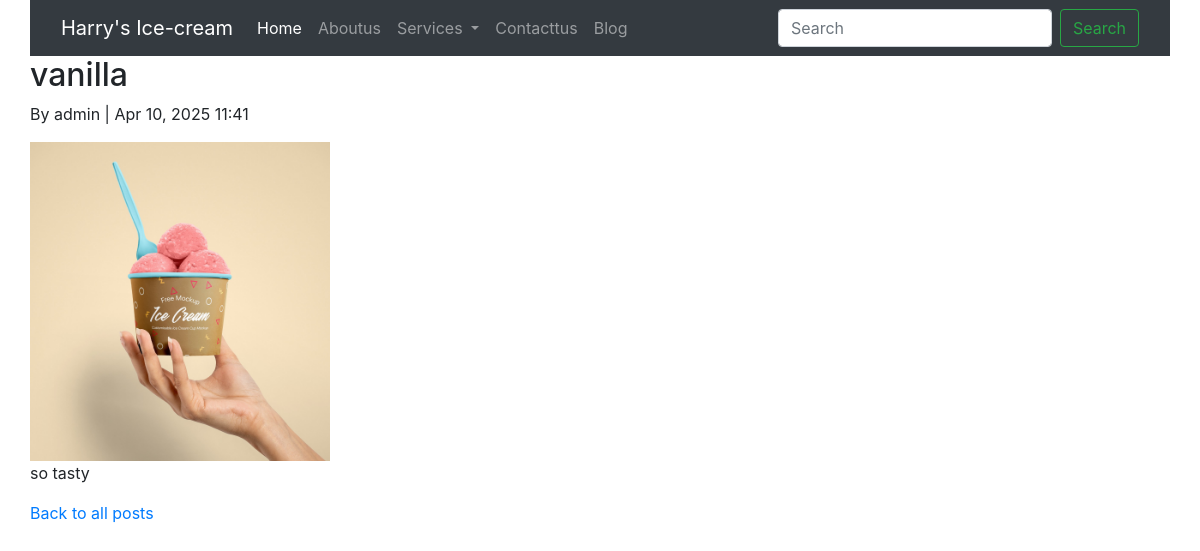
The app's page /blog/post/2/ with its own data.
### blog/models.py (models this page shows, shortened)
class BlogPost(models.Model):
    title = models.CharField(max_length=200)
    body = models.TextField()
    image = models.ImageField(upload_to='blog_images/', blank=True, null=True)
    author = models.ForeignKey(User, on_delete=models.CASCADE)
    created_at = models.DateTimeField(auto_now_add=True)

### blog/views.py (the view)
# urls.py: path('post/<int:pk>/', views.blog_detail, name='blog_detail'),
def blog_detail(request, pk):
    post = get_object_or_404(BlogPost, pk=pk)
    return render(request, 'blog_detail.html', {'post': post})

### blog/templates/blog_detail.html (shortened to what this page needs)
{% extends "base.html" %}
{% block content %}
  <h2>{{ post.title }}</h2>
  <p>By {{ post.author.username }} | {{ post.created_at|date:"M d, Y H:i" }}</p>
  {% if post.image %}
    <img src="{{ post.image.url }}" alt="Blog Image" style="max-width: 300px;">
  {% endif %}
  <p>{{ post.body }}</p>
  <p><a href="{% url 'blog_list' %}">Back to all posts</a></p>
{% endblock %}

### records on screen
BlogPost: title "vanilla", author.username "admin", created_at "Apr 10, 2025 11:41", image (picture), body "so tasty"
